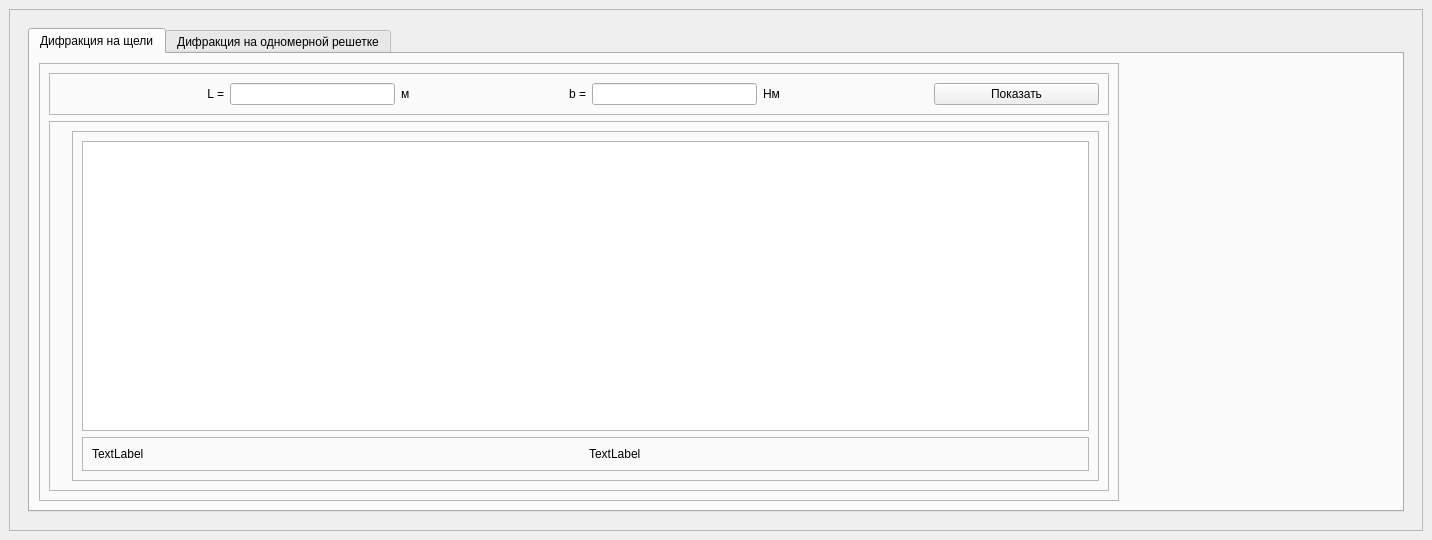
<?xml version="1.0" encoding="UTF-8"?>
<ui version="4.0">
 <class>MainWindow</class>
 <widget class="QMainWindow" name="MainWindow">
  <property name="geometry">
   <rect>
    <x>0</x>
    <y>0</y>
    <width>1432</width>
    <height>540</height>
   </rect>
  </property>
  <property name="minimumSize">
   <size>
    <width>1154</width>
    <height>495</height>
   </size>
  </property>
  <property name="maximumSize">
   <size>
    <width>16777215</width>
    <height>16777215</height>
   </size>
  </property>
  <property name="windowTitle">
   <string>Лабораторная работа 13</string>
  </property>
  <widget class="QWidget" name="centralwidget">
   <property name="maximumSize">
    <size>
     <width>16777215</width>
     <height>16777215</height>
    </size>
   </property>
   <layout class="QGridLayout" name="gridLayout">
    <item row="0" column="0">
     <widget class="QFrame" name="frame_2">
      <property name="maximumSize">
       <size>
        <width>16777215</width>
        <height>16777215</height>
       </size>
      </property>
      <property name="frameShape">
       <enum>QFrame::StyledPanel</enum>
      </property>
      <property name="frameShadow">
       <enum>QFrame::Raised</enum>
      </property>
      <layout class="QGridLayout" name="gridLayout_2">
       <item row="0" column="0">
        <widget class="QWidget" name="widget" native="true">
         <property name="maximumSize">
          <size>
           <width>16777215</width>
           <height>16777215</height>
          </size>
         </property>
         <layout class="QGridLayout" name="gridLayout_3">
          <item row="0" column="0">
           <widget class="QTabWidget" name="page1">
            <property name="sizePolicy">
             <sizepolicy hsizetype="Preferred" vsizetype="Preferred">
              <horstretch>0</horstretch>
              <verstretch>0</verstretch>
             </sizepolicy>
            </property>
            <property name="minimumSize">
             <size>
              <width>0</width>
              <height>300</height>
             </size>
            </property>
            <property name="maximumSize">
             <size>
              <width>16777215</width>
              <height>16777215</height>
             </size>
            </property>
            <property name="currentIndex">
             <number>0</number>
            </property>
            <widget class="QWidget" name="Slit_page">
             <property name="maximumSize">
              <size>
               <width>16777215</width>
               <height>16777215</height>
              </size>
             </property>
             <attribute name="title">
              <string>Дифракция на щели</string>
             </attribute>
             <layout class="QFormLayout" name="formLayout">
              <item row="0" column="0">
               <widget class="QFrame" name="Slit">
                <property name="minimumSize">
                 <size>
                  <width>1080</width>
                  <height>421</height>
                 </size>
                </property>
                <property name="maximumSize">
                 <size>
                  <width>16777215</width>
                  <height>16777215</height>
                 </size>
                </property>
                <property name="frameShape">
                 <enum>QFrame::StyledPanel</enum>
                </property>
                <property name="frameShadow">
                 <enum>QFrame::Raised</enum>
                </property>
                <layout class="QVBoxLayout" name="verticalLayout">
                 <item>
                  <widget class="QFrame" name="frame_4">
                   <property name="frameShape">
                    <enum>QFrame::StyledPanel</enum>
                   </property>
                   <property name="frameShadow">
                    <enum>QFrame::Raised</enum>
                   </property>
                   <layout class="QHBoxLayout" name="horizontalLayout_2">
                    <item>
                     <widget class="QLabel" name="label">
                      <property name="text">
                       <string>L =</string>
                      </property>
                      <property name="alignment">
                       <set>Qt::AlignRight|Qt::AlignTrailing|Qt::AlignVCenter</set>
                      </property>
                     </widget>
                    </item>
                    <item>
                     <widget class="QLineEdit" name="lineEdit_2">
                      <property name="sizePolicy">
                       <sizepolicy hsizetype="Preferred" vsizetype="Fixed">
                        <horstretch>0</horstretch>
                        <verstretch>0</verstretch>
                       </sizepolicy>
                      </property>
                     </widget>
                    </item>
                    <item alignment="Qt::AlignLeft">
                     <widget class="QLabel" name="label_2">
                      <property name="text">
                       <string>м                                                b =</string>
                      </property>
                      <property name="alignment">
                       <set>Qt::AlignCenter</set>
                      </property>
                     </widget>
                    </item>
                    <item>
                     <widget class="QLineEdit" name="lineEdit">
                      <property name="sizePolicy">
                       <sizepolicy hsizetype="Preferred" vsizetype="Fixed">
                        <horstretch>0</horstretch>
                        <verstretch>0</verstretch>
                       </sizepolicy>
                      </property>
                     </widget>
                    </item>
                    <item alignment="Qt::AlignLeft">
                     <widget class="QLabel" name="label_5">
                      <property name="text">
                       <string>Нм</string>
                      </property>
                     </widget>
                    </item>
                    <item>
                     <widget class="QPushButton" name="pushButton">
                      <property name="text">
                       <string>Показать</string>
                      </property>
                     </widget>
                    </item>
                   </layout>
                  </widget>
                 </item>
                 <item>
                  <widget class="QFrame" name="frame_3">
                   <property name="maximumSize">
                    <size>
                     <width>16777215</width>
                     <height>16777215</height>
                    </size>
                   </property>
                   <property name="frameShape">
                    <enum>QFrame::StyledPanel</enum>
                   </property>
                   <property name="frameShadow">
                    <enum>QFrame::Raised</enum>
                   </property>
                   <layout class="QHBoxLayout" name="horizontalLayout_3">
                    <item>
                     <widget class="QLabel" name="label_9">
                      <property name="text">
                       <string/>
                      </property>
                      <property name="pixmap">
                       <pixmap>image/img-qo4c_Q.png</pixmap>
                      </property>
                     </widget>
                    </item>
                    <item>
                     <widget class="QFrame" name="frame">
                      <property name="frameShape">
                       <enum>QFrame::StyledPanel</enum>
                      </property>
                      <property name="frameShadow">
                       <enum>QFrame::Raised</enum>
                      </property>
                      <layout class="QVBoxLayout" name="verticalLayout_3">
                       <item>
                        <widget class="QChartView" name="graphicsView">
                         <property name="mouseTracking">
                          <bool>true</bool>
                         </property>
                         <property name="backgroundBrush">
                          <brush brushstyle="SolidPattern">
                           <color alpha="255">
                            <red>0</red>
                            <green>0</green>
                            <blue>0</blue>
                           </color>
                          </brush>
                         </property>
                        </widget>
                       </item>
                       <item>
                        <widget class="QFrame" name="frame_5">
                         <property name="frameShape">
                          <enum>QFrame::StyledPanel</enum>
                         </property>
                         <property name="frameShadow">
                          <enum>QFrame::Raised</enum>
                         </property>
                         <layout class="QHBoxLayout" name="horizontalLayout">
                          <item>
                           <widget class="QLabel" name="label_3">
                            <property name="text">
                             <string>TextLabel</string>
                            </property>
                           </widget>
                          </item>
                          <item>
                           <widget class="QLabel" name="label_4">
                            <property name="text">
                             <string>TextLabel</string>
                            </property>
                           </widget>
                          </item>
                         </layout>
                        </widget>
                       </item>
                      </layout>
                     </widget>
                    </item>
                   </layout>
                  </widget>
                 </item>
                </layout>
               </widget>
              </item>
             </layout>
            </widget>
            <widget class="QWidget" name="tabWidgetPage2">
             <property name="maximumSize">
              <size>
               <width>16777215</width>
               <height>16777215</height>
              </size>
             </property>
             <attribute name="title">
              <string>Дифракция на одномерной решетке</string>
             </attribute>
             <layout class="QVBoxLayout" name="verticalLayout_2">
              <item>
               <widget class="QFrame" name="frame_6">
                <property name="frameShape">
                 <enum>QFrame::StyledPanel</enum>
                </property>
                <property name="frameShadow">
                 <enum>QFrame::Raised</enum>
                </property>
                <layout class="QVBoxLayout" name="verticalLayout_4">
                 <item>
                  <widget class="QFrame" name="frame_10">
                   <property name="frameShape">
                    <enum>QFrame::StyledPanel</enum>
                   </property>
                   <property name="frameShadow">
                    <enum>QFrame::Raised</enum>
                   </property>
                   <layout class="QHBoxLayout" name="horizontalLayout_6">
                    <item>
                     <widget class="QLabel" name="L">
                      <property name="text">
                       <string>L =</string>
                      </property>
                     </widget>
                    </item>
                    <item>
                     <widget class="QLineEdit" name="lineEdit_5"/>
                    </item>
                    <item>
                     <widget class="QLabel" name="b">
                      <property name="text">
                       <string>м                              b =</string>
                      </property>
                     </widget>
                    </item>
                    <item>
                     <widget class="QLineEdit" name="lineEdit_4"/>
                    </item>
                    <item>
                     <widget class="QLabel" name="N">
                      <property name="text">
                       <string>Нм                                 N =</string>
                      </property>
                     </widget>
                    </item>
                    <item>
                     <widget class="QLineEdit" name="lineEdit_3"/>
                    </item>
                    <item>
                     <widget class="QPushButton" name="pushButton_2">
                      <property name="text">
                       <string>Показать</string>
                      </property>
                     </widget>
                    </item>
                   </layout>
                  </widget>
                 </item>
                 <item>
                  <widget class="QFrame" name="frame_8">
                   <property name="frameShape">
                    <enum>QFrame::StyledPanel</enum>
                   </property>
                   <property name="frameShadow">
                    <enum>QFrame::Raised</enum>
                   </property>
                   <layout class="QHBoxLayout" name="horizontalLayout_4">
                    <item alignment="Qt::AlignHCenter|Qt::AlignVCenter">
                     <widget class="QLabel" name="label_8">
                      <property name="maximumSize">
                       <size>
                        <width>16777215</width>
                        <height>99999</height>
                       </size>
                      </property>
                      <property name="text">
                       <string/>
                      </property>
                      <property name="pixmap">
                       <pixmap>image/дифреш2.jpg</pixmap>
                      </property>
                      <property name="scaledContents">
                       <bool>true</bool>
                      </property>
                     </widget>
                    </item>
                    <item>
                     <widget class="QFrame" name="frame_9">
                      <property name="frameShape">
                       <enum>QFrame::StyledPanel</enum>
                      </property>
                      <property name="frameShadow">
                       <enum>QFrame::Raised</enum>
                      </property>
                      <layout class="QVBoxLayout" name="verticalLayout_5">
                       <item>
                        <widget class="QChartView" name="graphicsView_2">
                         <property name="mouseTracking">
                          <bool>true</bool>
                         </property>
                        </widget>
                       </item>
                       <item>
                        <widget class="QFrame" name="frame_7">
                         <property name="frameShape">
                          <enum>QFrame::StyledPanel</enum>
                         </property>
                         <property name="frameShadow">
                          <enum>QFrame::Raised</enum>
                         </property>
                         <layout class="QHBoxLayout" name="horizontalLayout_5">
                          <item>
                           <widget class="QLabel" name="label_7">
                            <property name="text">
                             <string>TextLabel</string>
                            </property>
                           </widget>
                          </item>
                          <item>
                           <widget class="QLabel" name="label_6">
                            <property name="text">
                             <string>TextLabel</string>
                            </property>
                           </widget>
                          </item>
                         </layout>
                        </widget>
                       </item>
                      </layout>
                     </widget>
                    </item>
                   </layout>
                  </widget>
                 </item>
                </layout>
               </widget>
              </item>
             </layout>
            </widget>
           </widget>
          </item>
         </layout>
        </widget>
       </item>
      </layout>
     </widget>
    </item>
   </layout>
  </widget>
  <action name="action">
   <property name="text">
    <string>Дифракция на щели</string>
   </property>
  </action>
  <action name="action_2">
   <property name="text">
    <string>Дифракция на однородной решетке</string>
   </property>
  </action>
 </widget>
 <customwidgets>
  <customwidget>
   <class>QChartView</class>
   <extends>QGraphicsView</extends>
   <header>PySide6.QtCharts.h</header>
  </customwidget>
 </customwidgets>
 <resources/>
 <connections/>
</ui>
